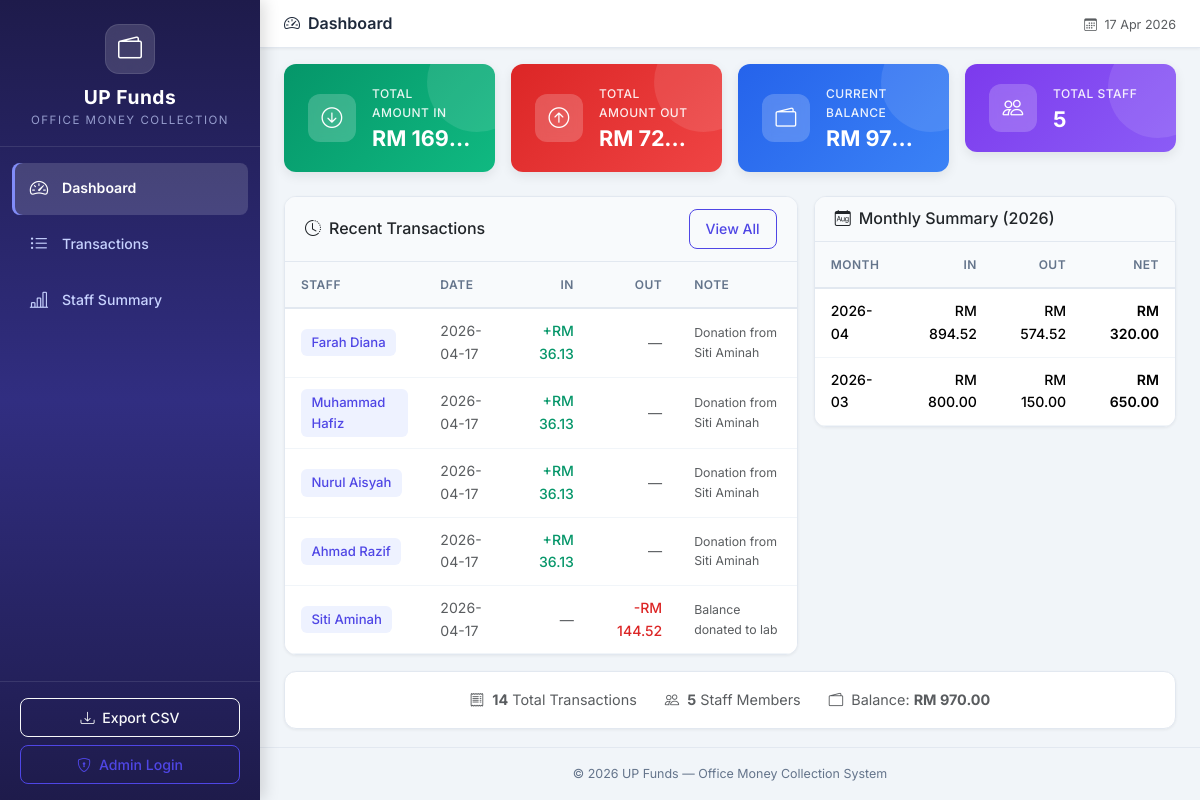
The page / on the database its author committed.
### tables this page shows
CREATE TABLE cash_records (
            id INTEGER PRIMARY KEY AUTOINCREMENT,
            staff_id INTEGER,
            record_date DATE NOT NULL,
            amount_in REAL DEFAULT 0.00,
            amount_out REAL DEFAULT 0.00,
            expense_type TEXT DEFAULT 'shared',
            note TEXT DEFAULT '',
            created_at TIMESTAMP DEFAULT CURRENT_TIMESTAMP,
            updated_at TIMESTAMP DEFAULT CURRENT_TIMESTAMP,
            FOREIGN KEY (staff_id) REFERENCES staff(id)
        );

CREATE TABLE staff (
            id INTEGER PRIMARY KEY AUTOINCREMENT,
            name TEXT NOT NULL,
            is_active INTEGER DEFAULT 1,
            created_at TIMESTAMP DEFAULT CURRENT_TIMESTAMP
        );

### app.py (the view)
@app.route('/')
def dashboard():
    conn = get_db_connection()
    totals = conn.execute('''
        SELECT
            COALESCE(SUM(amount_in), 0) as total_in,
            COALESCE(SUM(amount_out), 0) as total_out
        FROM cash_records
    ''').fetchone()
    staff_count = conn.execute('SELECT COUNT(*) as count FROM staff WHERE is_active = 1').fetchone()['count']
    transaction_count = conn.execute('SELECT COUNT(*) as count FROM cash_records').fetchone()['count']
    recent = conn.execute('''
        SELECT cr.*, s.name as staff_name
        FROM cash_records cr
        LEFT JOIN staff s ON cr.staff_id = s.id
        ORDER BY cr.record_date DESC, cr.id DESC
        LIMIT 5
    ''').fetchall()
    monthly = conn.execute('''
        SELECT
            strftime('%Y-%m', record_date) as month,
            SUM(amount_in) as total_in,
            SUM(amount_out) as total_out
        FROM cash_records
        WHERE strftime('%Y', record_date) = strftime('%Y', 'now')
        GROUP BY strftime('%Y-%m', record_date)
        ORDER BY month DESC
    ''').fetchall()
    conn.close()
    return render_template('dashboard.html',
                           total_in=totals['total_in'],
                           total_out=totals['total_out'],
                           balance=totals['total_in'] - totals['total_out'],
                           staff_count=staff_count,
                           transaction_count=transaction_count,
                           recent=recent,
                           monthly=monthly)

### app.py (called while the page is built)
@app.context_processor
def inject_now():
    is_admin = session.get('role') == 'admin'
    return {'now': datetime.now(), 'is_admin': is_admin}

### database.py (called while the page is built)
def get_db_connection():
    conn = sqlite3.connect(DATABASE_PATH)
    conn.row_factory = sqlite3.Row  # Access columns by name
    conn.execute("PRAGMA foreign_keys = ON")  # Enable foreign key support
    return conn

### templates/dashboard.html (shortened to what this page needs)
{% extends 'base.html' %}
{% block page_title %}
    <i class="bi bi-speedometer2 me-2"></i>Dashboard
{% endblock %}
{% block content %}
<div class="row g-3 mb-4">
    <div class="col-sm-6 col-xl-3">
        <div class="summary-card card-green">
            <div class="card-icon">
                <i class="bi bi-arrow-down-circle"></i>
            </div>
            <div class="card-info">
                <p class="card-label">Total Amount In</p>
                <h3 class="card-value">RM {{ "%.2f"|format(total_in) }}</h3>
            </div>
        </div>
    </div>
    <div class="col-sm-6 col-xl-3">
        <div class="summary-card card-red">
            <div class="card-icon">
                <i class="bi bi-arrow-up-circle"></i>
            </div>
            <div class="card-info">
                <p class="card-label">Total Amount Out</p>
                <h3 class="card-value">RM {{ "%.2f"|format(total_out) }}</h3>
            </div>
        </div>
    </div>
    <div class="col-sm-6 col-xl-3">
        <div class="summary-card card-blue">
            <div class="card-icon">
                <i class="bi bi-wallet2"></i>
            </div>
            <div class="card-info">
                <p class="card-label">Current Balance</p>
                <h3 class="card-value">RM {{ "%.2f"|format(balance) }}</h3>
            </div>
        </div>
    </div>
    <div class="col-sm-6 col-xl-3">
        <div class="summary-card card-purple">
            <div class="card-icon">
                <i class="bi bi-people"></i>
            </div>
            <div class="card-info">
                <p class="card-label">Total Staff</p>
                <h3 class="card-value">{{ staff_count }}</h3>
            </div>
        </div>
    </div>
</div>
<div class="row g-3">
    <div class="col-lg-7">
        <div class="card content-card">
            <div class="card-header d-flex justify-content-between align-items-center">
                <h6 class="mb-0"><i class="bi bi-clock-history me-2"></i>Recent Transactions</h6>
                <a href="{{ url_for('transactions') }}" class="btn btn-sm btn-outline-primary">View All</a>
            </div>
            <div class="card-body p-0">
                {% if recent %}
                <div class="table-responsive">
                    <table class="table table-hover mb-0">
                        <thead>
                            <tr>
                                <th>Staff</th>
                                <th>Date</th>
                                <th class="text-end">In</th>
                                <th class="text-end">Out</th>
                                <th>Note</th>
                            </tr>
                        </thead>
                        <tbody>
                            {% for record in recent %}
                            <tr>
                                <td>
                                    {% if record['staff_name'] %}
                                        <span class="staff-badge">{{ record['staff_name'] }}</span>
                                    {% else %}
                                        <span class="badge bg-secondary">External Lab Expense</span>
                                    {% endif %}
                                </td>
                                <td class="text-muted">{{ record['record_date'] }}</td>
                                <td class="text-end">
                                    {% if record['amount_in'] > 0 %}
                                        <span class="amount-in">+RM {{ "%.2f"|format(record['amount_in']) }}</span>
                                    {% else %}
                                        <span class="text-muted">—</span>
                                    {% endif %}
                                </td>
                                <td class="text-end">
                                    {% if record['amount_out'] > 0 %}
                                        <span class="amount-out">-RM {{ "%.2f"|format(record['amount_out']) }}</span>
                                    {% else %}
                                        <span class="text-muted">—</span>
                                    {% endif %}
                                </td>
                                <td class="text-muted small">{{ record['note'][:30] }}{{ '...' if record['note']|length > 30 }}</td>
                            </tr>
                            {% endfor %}
                        </tbody>
                    </table>
                </div>
                {% endif %}
            </div>
        </div>
    </div>
    <div class="col-lg-5">
        <div class="card content-card">
            <div class="card-header">
                <h6 class="mb-0"><i class="bi bi-calendar-month me-2"></i>Monthly Summary ({{ now.strftime('%Y') if now else '2026' }})</h6>
            </div>
            <div class="card-body p-0">
                {% if monthly %}
                <div class="table-responsive">
                    <table class="table table-hover mb-0">
                        <thead>
                            <tr>
                                <th>Month</th>
                                <th class="text-end">In</th>
                                <th class="text-end">Out</th>
                                <th class="text-end">Net</th>
                            </tr>
                        </thead>
                        <tbody>
                            {% for row in monthly %}
                            <tr>
                                <td class="fw-medium">{{ row['month'] }}</td>
                                <td class="text-end amount-in">RM {{ "%.2f"|format(row['total_in']) }}</td>
                                <td class="text-end amount-out">RM {{ "%.2f"|format(row['total_out']) }}</td>
                                <td class="text-end fw-semibold">RM {{ "%.2f"|format(row['total_in'] - row['total_out']) }}</td>
                            </tr>
                            {% endfor %}
                        </tbody>
                    </table>
                </div>
                {% else %}
                <div class="empty-state">
                    <i class="bi bi-calendar-x"></i>
                    <p>No data for this year</p>
                </div>
                {% endif %}
            </div>
        </div>
    </div>
</div>
<div class="row mt-3">
    <div class="col-12">
        <div class="card content-card">
            <div class="card-body text-center py-3">
                <span class="text-muted me-4">
                    <i class="bi bi-receipt me-1"></i>
                    <strong>{{ transaction_count }}</strong> Total Transactions
                </span>
                <span class="text-muted me-4">
                    <i class="bi bi-people me-1"></i>
                    <strong>{{ staff_count }}</strong> Staff Members
                </span>
                <span class="text-muted">
                    <i class="bi bi-wallet2 me-1"></i>
                    Balance: <strong>RM {{ "%.2f"|format(balance) }}</strong>
                </span>
            </div>
        </div>
    </div>
</div>
{% endblock %}

### static/css/style.css (style rules this page uses)
:root { --primary: #4f46e5; --primary-light: #6366f1; --primary-dark: #3730a3; --primary-bg: #eef2ff; --sidebar-bg: linear-gradient(180deg, #1e1b4b 0%, #312e81 50%, #1e1b4b 100%); --sidebar-width: 260px; --sidebar-text: #c7d2fe; --sidebar-active: #ffffff; --sidebar-hover-bg: rgba(255, 255, 255, 0.08); --sidebar-active-bg: rgba(255, 255, 255, 0.15); --card-green: linear-gradient(135deg, #059669, #10b981); --card-red: linear-gradient(135deg, #dc2626, #ef4444); --card-blue: linear-gradient(135deg, #2563eb, #3b82f6); --card-purple: linear-gradient(135deg, #7c3aed, #8b5cf6); --body-bg: #f1f5f9; --content-bg: #ffffff; --text-primary: #1e293b; --text-secondary: #64748b; --border-color: #e2e8f0; --shadow-sm: 0 1px 3px rgba(0, 0, 0, 0.06); --shadow-md: 0 4px 12px rgba(0, 0, 0, 0.08); --shadow-lg: 0 10px 25px rgba(0, 0, 0, 0.1); --radius: 12px; --radius-sm: 8px; --transition: all 0.2s ease; }
* { margin: 0; padding: 0; box-sizing: border-box; }
body { font-family: 'Inter', -apple-system, BlinkMacSystemFont, 'Segoe UI', Roboto, sans-serif; background-color: var(--body-bg); color: var(--text-primary); font-size: 0.9rem; line-height: 1.6; overflow-x: hidden; }
.summary-card { display: flex; align-items: center; gap: 1rem; padding: 1.25rem 1.5rem; border-radius: var(--radius); color: #fff; box-shadow: var(--shadow-md); transition: var(--transition); position: relative; overflow: hidden; }
.summary-card::after { content: ''; position: absolute; top: -30%; right: -15%; width: 100px; height: 100px; background: rgba(255, 255, 255, 0.1); border-radius: 50%; }
.card-green { background: var(--card-green); }
.card-red { background: var(--card-red); }
.card-blue { background: var(--card-blue); }
.card-purple { background: var(--card-purple); }
.card-icon { width: 48px; height: 48px; background: rgba(255, 255, 255, 0.2); border-radius: 12px; display: flex; align-items: center; justify-content: center; font-size: 1.3rem; flex-shrink: 0; backdrop-filter: blur(5px); }
.card-info { flex: 1; min-width: 0; }
.card-label { font-size: 0.75rem; opacity: 0.9; margin-bottom: 0.2rem; text-transform: uppercase; letter-spacing: 0.5px; font-weight: 500; }
.card-value { font-size: 1.35rem; font-weight: 700; margin-bottom: 0; white-space: nowrap; overflow: hidden; text-overflow: ellipsis; }
.content-card { border: 1px solid var(--border-color); border-radius: var(--radius); box-shadow: var(--shadow-sm); background: var(--content-bg); transition: var(--transition); overflow: hidden; }
.content-card .card-header { background: #f8fafc; border-bottom: 1px solid var(--border-color); padding: 0.8rem 1.25rem; font-weight: 600; }
.table { font-size: 0.88rem; }
.table thead th { background: #f8fafc; border-bottom: 2px solid var(--border-color); font-weight: 600; color: var(--text-secondary); text-transform: uppercase; font-size: 0.75rem; letter-spacing: 0.5px; padding: 0.8rem 1rem; white-space: nowrap; }
.table tbody td { padding: 0.7rem 1rem; vertical-align: middle; border-bottom: 1px solid #f1f5f9; }
.staff-badge { display: inline-block; padding: 0.2rem 0.65rem; background: var(--primary-bg); color: var(--primary); border-radius: 6px; font-weight: 500; font-size: 0.82rem; }
.amount-in { color: #059669; font-weight: 500; }
.amount-out { color: #dc2626; font-weight: 500; }
.btn { border-radius: var(--radius-sm); font-weight: 500; font-size: 0.88rem; transition: var(--transition); padding: 0.5rem 1rem; }
.btn-outline-primary { color: var(--primary); border-color: var(--primary); }
.summary-card, .content-card { animation: fadeInUp 0.4s ease forwards; }
.row .col-sm-6:nth-child(2) .summary-card, .row .col-xl-3:nth-child(2) .summary-card { animation-delay: 0.05s; }
.row .col-sm-6:nth-child(3) .summary-card, .row .col-xl-3:nth-child(3) .summary-card { animation-delay: 0.1s; }
.row .col-sm-6:nth-child(4) .summary-card, .row .col-xl-3:nth-child(4) .summary-card { animation-delay: 0.15s; }

### rows shown on the page
cash_records: staff_name "Farah Diana", record_date "2026-04-17", amount_in "36.13", note "Donation from Siti Aminah"
cash_records: staff_name "Muhammad Hafiz", record_date "2026-04-17", amount_in "36.13", note "Donation from Siti Aminah"
cash_records: staff_name "Nurul Aisyah", record_date "2026-04-17", amount_in "36.13", note "Donation from Siti Aminah"
cash_records: staff_name "Ahmad Razif", record_date "2026-04-17", amount_in "36.13", note "Donation from Siti Aminah"
cash_records: staff_name "Siti Aminah", record_date "2026-04-17", amount_out "144.52", note "Balance donated to lab"

### other values the page prints
{{ "%.2f"|format(total_in) }} "169…"
{{ "%.2f"|format(total_out) }} "72…"
{{ "%.2f"|format(balance) }} "97…"
{{ staff_count }} "5"
{{ row['month'] }} "2026-04" "2026-03"
{{ "%.2f"|format(row['total_in']) }} "894.52" "800.00"
{{ "%.2f"|format(row['total_out']) }} "574.52" "150.00"
{{ "%.2f"|format(row['total_in'] - row['total_out']) }} "320.00" "650.00"
{{ transaction_count }} "14"
{{ "%.2f"|format(balance) }} "970.00"
